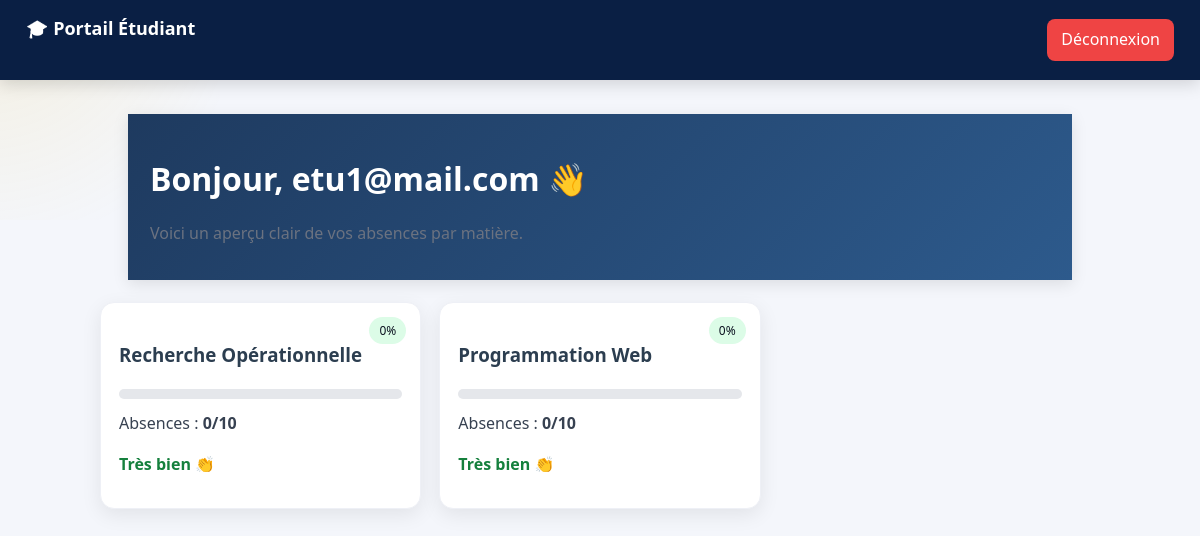
Screenshot of /etudiant.php (signed in) with the database file from the repository.
### tables this page shows
CREATE TABLE IF NOT EXISTS courses (
  id INT AUTO_INCREMENT PRIMARY KEY,
  name VARCHAR(100)
);

### etudiant.php (the view, shortened to what this page needs)
<?php
$user = $_SESSION['user'];
$pdo = new PDO("mysql:host=localhost;dbname=liu_mr;charset=utf8mb4","root","");
$pdo->setAttribute(PDO::ATTR_ERRMODE, PDO::ERRMODE_EXCEPTION);
$courses = $pdo->query("SELECT * FROM courses");
?>
<!DOCTYPE html>
<html lang="fr">
<head>
<link rel="stylesheet" href="../style.css">
</head>
<body>
<div class="navbar">
  <div class="logo">🎓 Portail Étudiant</div>
  <a href="etudiant.php?logout=1" class="logout-btn">Déconnexion</a>
</div>
<header class="header fade-in">
  <h1>Bonjour, <?php echo htmlspecialchars($user['email']); ?> 👋</h1>
  <p class="subtitle">Voici un aperçu clair de vos absences par matière.</p>
</header>
<section class="cards fade-in">
<?php while ($course = $courses->fetch(PDO::FETCH_ASSOC)) {
    $stmt = $pdo->prepare("
        SELECT
            SUM(CASE WHEN present = 0 THEN 1 ELSE 0 END) AS absences,
            COUNT(*) AS total
        FROM attendance
        WHERE user_id = ? AND course_id = ?
    ");
    $stmt->execute([$user['id'], $course['id']]);
    $data = $stmt->fetch(PDO::FETCH_ASSOC);
    $abs = $data['absences'] ?? 0;
    $total = $data['total'] ?: 10;
    $pourcent = $total > 0 ? round(($abs / $total) * 100) : 0;
    if ($pourcent < 20) $badge = "success";
    elseif ($pourcent < 50) $badge = "warning";
    else $badge = "danger";
?>
    <div class="card">
        <h3><?php echo htmlspecialchars($course['name']); ?></h3>
        <div class="badge <?php echo $badge; ?>"><?php echo $pourcent; ?>%</div>
        <div class="progress-bar">
        </div>
        <p class="metric">
          Absences : <b><?php echo $abs; ?>/<?php echo $total; ?></b>
        </p>
        <p class="status <?php echo $badge; ?>">
        <?php
          if ($badge === "success") echo "Très bien 👏";
          elseif ($badge === "warning") echo "À surveiller ⚠️";
          else echo "Attention ❗";
        ?>
        </p>
    </div>
<?php } ?>
</section>
</body>
</html>

### style.css (style rules this page uses)
:root { --primary-color: #1e3a5f; --secondary-color: #ffc107; --accent-color: #e74c3c; --text-dark: #2c3e50; --text-light: #7f8c8d; --bg-light: #f8f9fa; --border-radius: 8px; --box-shadow: 0 4px 15px rgba(0,0,0,0.1); --transition: all 0.3s ease; }
body { margin: 0; font-family: 'Poppins', 'Segoe UI', Arial, sans-serif; background: linear-gradient(120deg, #f8f9fa 0%, #e6eaf0 100%) fixed; color: var(--text-dark); line-height: 1.6; min-height: 100vh; position: relative; }
body::before { content: ''; position: fixed; top: -120px; left: -120px; width: 340px; height: 340px; background: radial-gradient(circle at 30% 30%, var(--secondary-color) 0%, transparent 80%); opacity: 0.12; z-index: 0; pointer-events: none; }
body::after { content: ''; position: fixed; bottom: -100px; right: -100px; width: 260px; height: 260px; background: radial-gradient(circle at 70% 70%, var(--primary-color) 0%, transparent 80%); opacity: 0.10; z-index: 0; pointer-events: none; }
header { background: linear-gradient(135deg, var(--primary-color) 0%, #2d5a8c 100%); color: #fff; box-shadow: var(--box-shadow); position: sticky; top: 0; z-index: 999; }
.navbar { display: flex; align-items: center; justify-content: space-between; padding: 1rem 2rem; position: relative; max-width: 1400px; margin: 0 auto; width: 100%; box-sizing: border-box; }
.logo { height: 52px; margin-right: 1.5rem; filter: brightness(0) invert(1); transition: var(--transition); }

### etudiant.php (style rules this page uses)
body { background:#f4f6fb; }
.navbar { display:flex; align-items:center; justify-content:space-between; padding:14px 26px; background:#0a1f44; color:white; box-shadow:0 4px 16px rgba(0,0,0,.15); }
.logo { font-weight:700; font-size:18px; }
.logout-btn { background:#ef4444; padding:8px 14px; border-radius:8px; text-decoration:none; color:white; transition:.2s; }
.header { max-width:900px; margin:34px auto 10px; padding:18px 22px; }
.header h1 { margin-bottom:4px }
.subtitle { color:#6b7280 }
.cards { max-width:1000px; margin:0 auto 60px; padding:12px; display:grid; grid-template-columns:repeat(auto-fill,minmax(260px,1fr)); gap:18px; }
.card { background:white; border-radius:14px; padding:18px 18px 14px; box-shadow:0 6px 20px rgba(0,0,0,.08); position:relative; border:1px solid #eef0f6; transition:.25s; }
.progress-bar { height:10px; border-radius:50px; background:#e5e7eb; margin:10px 0 12px; overflow:hidden; }
.metric { margin-top:6px; color:#374151; }
.badge { position:absolute; top:14px; right:14px; padding:4px 10px; border-radius:999px; font-size:12px; color:#0b1220; background:#e5e7eb; }
.badge.success { background:#dcfce7 }
.status { margin-top:8px; font-weight:600; }
.status.success { color:#15803d }

### rows the page displays
courses: name "Recherche Opérationnelle", pourcent "0", abs "0", total "10"
courses: name "Programmation Web", pourcent "0", abs "0", total "10"

### other values shown
$user['email'] "etu1@mail.com"
